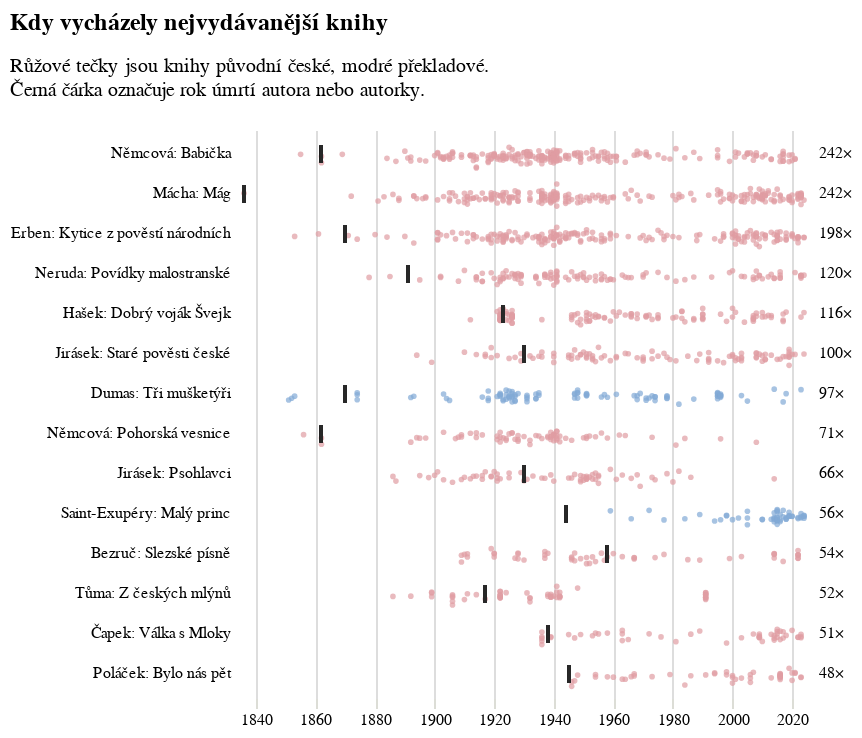

Notebook code cell kept with this figure:
### Code cell
base = alt.Chart(
    alt_friendly(top_vyber),
    title=alt.Title(
        ['Kdy vycházely nejvydávanější knihy'],
        subtitle = ['Růžové tečky jsou knihy původní české, modré překladové.','Černá čárka označuje rok úmrtí autora nebo autorky.']
    ),
width=280)

kdy_umreli = alt.Chart(alt_friendly(top_vyber)).mark_tick(
    color='#292829',  # optional: you can specify color
    thickness=1.5,
    height=9
).encode(
    x=alt.X('umrti:T', title=None),
    y=alt.Y("kniha:N", sort=poradi_vyber, title=None, axis=alt.Axis(orient='left', domainOpacity=0, tickColor='white', labelExpr='split(datum.label, "× ")[1]')))

domaci = base.mark_circle(size=8).encode(
    x=alt.X('rok:T', title=None), 
    y=alt.Y('kniha:N', sort=poradi_vyber, title=None, axis=alt.Axis(orient='left', labels=False)),
    yOffset=alt.YOffset("jitter:Q", scale=alt.Scale(range=[3, 15])),
    color=alt.Color('kniha:N', scale=alt.Scale(range=['#E09DA3']), legend=None)
).transform_filter(
    (alt.datum.kniha != '97× Dumas: Tři mušketýři') & (alt.datum.kniha != '56× Saint-Exupéry: Malý princ')
).transform_calculate(jitter="sqrt(-2*log(random()))*cos(2*PI*random())")

zahranicni = base.mark_circle(size=8, color='#81A9D5').encode(
    x=alt.X('rok:T', title=None), 
    y=alt.Y('kniha:N', sort=poradi_vyber, title=None, axis=alt.Axis(orient='left', labels=False)),
    yOffset=alt.YOffset("jitter:Q", scale=alt.Scale(range=[3, 15])),
    color=alt.Color('kniha:N', scale=alt.Scale(range=['#81A9D5']), legend=None)
).transform_filter(
    (alt.datum.kniha == '97× Dumas: Tři mušketýři') | (alt.datum.kniha == '56× Saint-Exupéry: Malý princ')
).transform_calculate(jitter="sqrt(-2*log(random()))*cos(2*PI*random())")

pocty = base.mark_circle(size=0).encode(x=alt.X('rok:T', title=None), 
    y=alt.Y('kniha:N', sort=poradi_pocet, title=None, axis=alt.Axis(orient="right", tickColor='white', labelExpr='split(datum.label, " ")[0]')))

nejvydavanejsi = alt.layer(domaci, zahranicni, kdy_umreli, pocty).configure_view(stroke='transparent').resolve_scale(color='independent',x="shared").resolve_axis(y='independent')

nejvydavanejsi

### Figure 1 — Vega-Lite specification as saved in the notebook (floating-point values rounded to 4 significant figures; data arrays with more than 128 entries replaced by an {"elided": "..."} marker saying what was removed)
{"config": {"title": {"font": "Noticia Text", "fontSize": 12, "anchor": "start", "lineHeight": 19, "fontWeight": "bolder", "subtitleFont": "Noticia Text", "subtitleFontSize": 10, "subtitlePadding": 10, "dy": -10}, "axis": {"labelFont": "Asap", "titleFont": "Asap", "fontWeight": "lighter", "titleFontWeight": "lighter", "labelFontSize": 8, "titleFontSize": 8, "labelPadding": 2, "titlePadding": 8, "domainOpacity": 0, "tickColor": "#DCDDD6"}, "legend": {"labelFont": "Asap", "labelFontWeight": "normal", "titleFont": "Asap", "titleFontWeight": "normal", "labelFontSize": 8, "titleFontSize": 8}, "view": {"stroke": "transparent"}}, "layer": [{"data": {"name": "data-fd65f4dcab7ee836d8024a58d7fe6a1a"}, "mark": {"type": "circle", "size": 8}, "encoding": {"color": {"field": "kniha", "legend": null, "scale": {"range": ["#E09DA3"]}, "type": "nominal"}, "x": {"field": "rok", "title": null, "type": "temporal"}, "y": {"axis": {"labels": false, "orient": "left"}, "field": "kniha", "sort": ["242× Němcová: Babička", "242× Mácha: Mág", "198× Erben: Kytice z pověstí národních", "120× Neruda: Povídky malostranské", "116× Hašek: Dobrý voják Švejk", "100× Jirásek: Staré pověsti české", "97× Dumas: Tři mušketýři", "71× Němcová: Pohorská vesnice", "66× Jirásek: Psohlavci", "56× Saint-Exupéry: Malý princ", "54× Bezruč: Slezské písně", "52× Tůma: Z českých mlýnů", "51× Čapek: Válka s Mloky", "48× Poláček: Bylo nás pět"], "title": null, "type": "nominal"}, "yOffset": {"field": "jitter", "scale": {"range": [3, 15]}, "type": "quantitative"}}, "title": {"text": ["Kdy vycházely nejvydávanější knihy"], "subtitle": ["Růžové tečky jsou knihy původní české, modré překladové.", "Černá čárka označuje rok úmrtí autora nebo autorky."]}, "transform": [{"filter": "((datum.kniha !== '97× Dumas: Tři mušketýři') && (datum.kniha !== '56× Saint-Exupéry: Malý princ'))"}, {"calculate": "sqrt(-2*log(random()))*cos(2*PI*random())", "as": "jitter"}]}, {"data": {"name": "data-fd65f4dcab7ee836d8024a58d7fe6a1a"}, "mark": {"type": "circle", "color": "#81A9D5", "size": 8}, "encoding": {"color": {"field": "kniha", "legend": null, "scale": {"range": ["#81A9D5"]}, "type": "nominal"}, "x": {"field": "rok", "title": null, "type": "temporal"}, "y": {"axis": {"labels": false, "orient": "left"}, "field": "kniha", "sort": ["242× Němcová: Babička", "242× Mácha: Mág", "198× Erben: Kytice z pověstí národních", "120× Neruda: Povídky malostranské", "116× Hašek: Dobrý voják Švejk", "100× Jirásek: Staré pověsti české", "97× Dumas: Tři mušketýři", "71× Němcová: Pohorská vesnice", "66× Jirásek: Psohlavci", "56× Saint-Exupéry: Malý princ", "54× Bezruč: Slezské písně", "52× Tůma: Z českých mlýnů", "51× Čapek: Válka s Mloky", "48× Poláček: Bylo nás pět"], "title": null, "type": "nominal"}, "yOffset": {"field": "jitter", "scale": {"range": [3, 15]}, "type": "quantitative"}}, "title": {"text": ["Kdy vycházely nejvydávanější knihy"], "subtitle": ["Růžové tečky jsou knihy původní české, modré překladové.", "Černá čárka označuje rok úmrtí autora nebo autorky."]}, "transform": [{"filter": "((datum.kniha === '97× Dumas: Tři mušketýři') || (datum.kniha === '56× Saint-Exupéry: Malý princ'))"}, {"calculate": "sqrt(-2*log(random()))*cos(2*PI*random())", "as": "jitter"}]}, {"data": {"name": "data-fd65f4dcab7ee836d8024a58d7fe6a1a"}, "mark": {"type": "tick", "color": "#292829", "height": 9, "thickness": 1.5}, "encoding": {"x": {"field": "umrti", "title": null, "type": "temporal"}, "y": {"axis": {"domainOpacity": 0, "labelExpr": "split(datum.label, \"× \")[1]", "orient": "left", "tickColor": "white"}, "field": "kniha", "sort": ["242× Němcová: Babička", "242× Mácha: Mág", "198× Erben: Kytice z pověstí národních", "120× Neruda: Povídky malostranské", "116× Hašek: Dobrý voják Švejk", "100× Jirásek: Staré pověsti české", "97× Dumas: Tři mušketýři", "71× Němcová: Pohorská vesnice", "66× Jirásek: Psohlavci", "56× Saint-Exupéry: Malý princ", "54× Bezruč: Slezské písně", "52× Tůma: Z českých mlýnů", "51× Čapek: Válka s Mloky", "48× Poláček: Bylo nás pět"], "title": null, "type": "nominal"}}}, {"data": {"name": "data-fd65f4dcab7ee836d8024a58d7fe6a1a"}, "mark": {"type": "circle", "size": 0}, "encoding": {"x": {"field": "rok", "title": null, "type": "temporal"}, "y": {"axis": {"labelExpr": "split(datum.label, \" \")[0]", "orient": "right", "tickColor": "white"}, "field": "kniha", "sort": [242, 242, 198, 120, 116, 100, 97, 71, 66, 56, 54, 52, 51, 48], "title": null, "type": "nominal"}}, "title": {"text": ["Kdy vycházely nejvydávanější knihy"], "subtitle": ["Růžové tečky jsou knihy původní české, modré překladové.", "Černá čárka označuje rok úmrtí autora nebo autorky."]}}], "resolve": {"axis": {"y": "independent"}, "scale": {"color": "independent", "x": "shared"}}, "width": 280, "$schema": "https://vega.github.io/schema/vega-lite/v5.8.0.json", "datasets": {"data-fd65f4dcab7ee836d8024a58d7fe6a1a": {"elided": "1513 records"}}}
